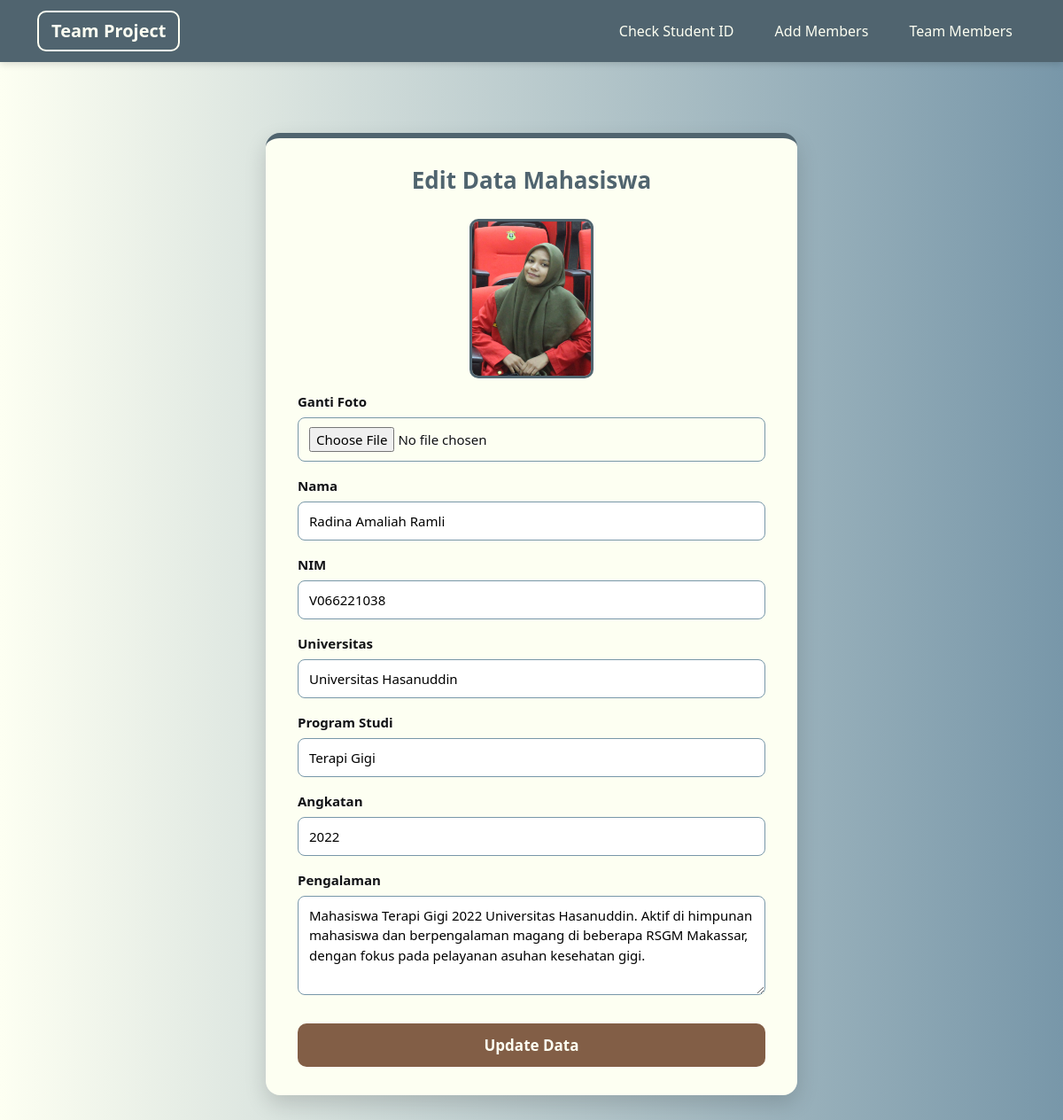
The page /edit.php?id=3 on the database its author committed.
### tables this page shows
CREATE TABLE `mahasiswa` (
  `id` int(100) NOT NULL,
  `nama` varchar(255) NOT NULL,
  `nim` varchar(10) NOT NULL,
  `universitas` varchar(255) NOT NULL,
  `program_studi` varchar(255) NOT NULL,
  `angkatan` int(4) NOT NULL,
  `pengalaman` varchar(255) NOT NULL,
  `foto` varchar(255) NOT NULL
);

### edit.php (the view, shortened to what this page needs)
<?php
$conn = mysqli_connect("localhost","root","","db_biodata");
$id = $_GET['id'];
$data = mysqli_fetch_assoc(mysqli_query($conn,"SELECT * FROM mahasiswa WHERE id='$id'"));
?>
<!DOCTYPE html>
<html lang="id">
<head>
  <link href="https://cdn.jsdelivr.net/npm/bootstrap@5.3.2/dist/css/bootstrap.min.css" rel="stylesheet">
</head>
<body>
<nav class="navbar navbar-expand-lg">
  <div class="container">
    <a class="navbar-brand" href="index.php">Team Project</a>
    <div class="ms-auto">
      <a class="nav-link d-inline" href="check.php">Check Student ID</a>
      <a class="nav-link d-inline" href="add.php">Add Members</a>
      <a class="nav-link d-inline" href="team.php">Team Members</a>
    </div>
  </div>
</nav>
<div class="form-card">
  <h2>Edit Data Mahasiswa</h2>
  <form method="POST" enctype="multipart/form-data">
    <img src="images/<?php echo $data['foto']; ?>" class="preview-img">
    <div class="form-group">
      <label>Ganti Foto</label>
      <input type="file" name="foto">
    </div>
    <div class="form-group">
      <label>Nama</label>
      <input type="text" name="nama" value="<?php echo $data['nama']; ?>" required>
    </div>
    <div class="form-group">
      <label>NIM</label>
      <input type="text" name="nim" value="<?php echo $data['nim']; ?>" required>
    </div>
    <div class="form-group">
      <label>Universitas</label>
      <input type="text" name="universitas" value="<?php echo $data['universitas']; ?>" required>
    </div>
    <div class="form-group">
      <label>Program Studi</label>
      <input type="text" name="program_studi" value="<?php echo $data['program_studi']; ?>" required>
    </div>
    <div class="form-group">
      <label>Angkatan</label>
      <input type="number" name="angkatan" value="<?php echo $data['angkatan']; ?>" required>
    </div>
    <div class="form-group">
      <label>Pengalaman</label>
      <textarea name="pengalaman" rows="4"><?php echo $data['pengalaman']; ?></textarea>
    </div>
    <button type="submit" name="update" class="btn-submit">Update Data</button>
  </form>
</div>
</body>
</html>

### edit.php (style rules this page uses)
body { background: linear-gradient(to right, #FDFFF2, #7897A9); font-family: "Segoe UI", Tahoma, sans-serif; color: #111216; min-height: 100vh; }
.navbar { background-color: #50646F !important; padding: 12px 0; box-shadow: 0 2px 8px rgba(0,0,0,0.15); }
.navbar-brand { color: #FDFFF2 !important; font-weight: 700; padding: 6px 14px; border: 2px solid #FDFFF2; border-radius: 10px; }
.navbar .nav-link { color: #FDFFF2 !important; margin-left: 12px; padding: 6px 14px; border-radius: 10px; border: 1px solid transparent; transition: all 0.2s ease; }
.form-card { max-width: 600px; margin: 80px auto; background: #FDFFF2; padding: 32px 36px; border-radius: 16px; box-shadow: 0 10px 25px rgba(0,0,0,0.15); border-top: 6px solid #50646F; }
.form-card h2 { text-align: center; margin-bottom: 28px; color: #50646F; font-weight: 700; font-size: 26px; }
.form-group { margin-bottom: 16px; }
.form-group label { display: block; font-weight: 600; margin-bottom: 6px; font-size: 15px; }
.form-group input, .form-group textarea { width: 100%; padding: 10px 12px; border-radius: 8px; border: 1.5px solid #7897A9; outline: none; font-size: 15px; }
.btn-submit { width: 100%; padding: 12px; border: none; border-radius: 10px; background: #825E46; color: #FDFFF2; font-size: 17px; font-weight: 600; cursor: pointer; transition: 0.2s; margin-top: 10px; }
.preview-img { display: block; margin: 0 auto 15px auto; width: 140px; height: 180px; object-fit: cover; border-radius: 10px; border: 3px solid #50646F; }

### rows shown on the page
mahasiswa: foto (picture), nama "Radina Amaliah Ramli", nim "V066221038", universitas "Universitas Hasanuddin", program_studi "Terapi Gigi", angkatan "2022", pengalaman "Mahasiswa Terapi Gigi 2022 Universitas Hasanuddin. Aktif di himpunan mahasiswa dan berpengalaman magang di beberapa RSGM Makassar, dengan fokus pada pelayanan asuhan kesehatan gigi."
